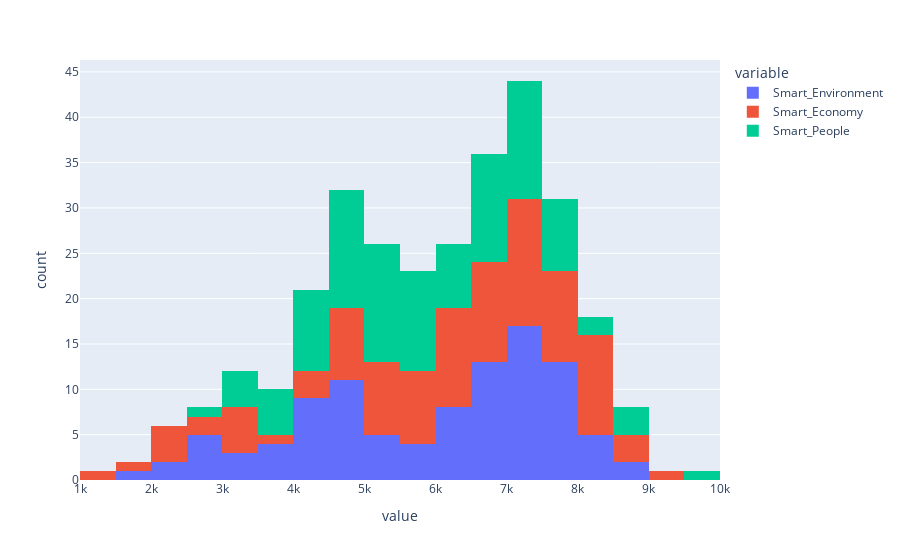

The notebook cell saved with this chart:
### Code cell
px.histogram(indices[["Smart_Environment", "Smart_Economy ", "Smart_People"]])

### Figure 1 — Plotly figure (JSON) as saved in the notebook; plotly's stock layout.template omitted (floating-point values rounded to 4 significant figures)
{"data": [{"alignmentgroup": "True", "bingroup": "x", "hovertemplate": "variable=Smart_Environment<br>value=%{x}<br>count=%{y}<extra></extra>", "legendgroup": "Smart_Environment", "marker": {"color": "#636efa", "pattern": {"shape": ""}}, "name": "Smart_Environment", "offsetgroup": "Smart_Environment", "orientation": "v", "showlegend": true, "type": "histogram", "x": [6512, 6876, 5558, 7920, 7692, 4848, 7608, 8404, 4344, 5224, 8844, 7102, 8296, 8312, 5136, 5224, 7162, 4574, 6140, 5348, 7090, 4712, 4468, 4680, 4366, 7756, 6340, 7298, 8312, 7454, 4800, 7272, 8706, 7090, 8102, 6504, 6458, 6586, 7878, 7570, 6730, 3890, 7650, 5148, 6488, 7514, 7998, 7802, 6746, 6496, 6534, 4148, 3906, 4516, 6624, 4026, 6444, 4974, 4758, 7586, 6696, 5590, 4192, 7524, 5950, 7010, 7252, 6686, 6494, 2108, 7390, 3754, 7480, 3282, 1850, 7314, 7696, 6892, 7224, 7102, 3142, 7284, 3970, 4502, 7466, 4354, 3340, 5620, 7496, 4994, 2962, 6468, 2936, 2076, 6982, 6802, 2772, 4584, 2998, 2908, 4052, 4499], "xaxis": "x", "yaxis": "y"}, {"alignmentgroup": "True", "bingroup": "x", "hovertemplate": "variable=Smart_Economy <br>value=%{x}<br>count=%{y}<extra></extra>", "legendgroup": "Smart_Economy ", "marker": {"color": "#EF553B", "pattern": {"shape": ""}}, "name": "Smart_Economy ", "offsetgroup": "Smart_Economy ", "orientation": "v", "showlegend": true, "type": "histogram", "x": [4565, 4905, 8095, 5580, 4330, 6180, 5415, 5200, 5535, 8935, 6380, 4945, 5980, 5165, 4285, 8590, 5360, 7235, 7130, 7385, 6060, 5885, 6520, 7265, 3310, 6700, 9225, 7510, 6245, 6385, 7060, 6925, 6150, 8440, 4595, 8100, 7950, 6970, 6660, 7345, 8325, 5075, 7600, 8565, 8135, 7020, 7645, 7485, 8400, 5840, 8365, 3410, 2780, 1800, 8175, 3370, 7760, 3025, 2105, 7720, 5490, 4735, 2250, 7495, 5905, 6955, 6470, 8210, 7775, 3325, 7155, 1490, 7795, 7585, 2395, 6890, 6395, 6095, 6815, 7400, 2410, 6925, 6740, 7190, 7305, 6120, 4780, 5745, 7910, 6850, 3950, 5000, 4430, 2720, 6135, 5640, 5030, 7380, 4905, 4515, 8022, 8022], "xaxis": "x", "yaxis": "y"}, {"alignmentgroup": "True", "bingroup": "x", "hovertemplate": "variable=Smart_People<br>value=%{x}<br>count=%{y}<extra></extra>", "legendgroup": "Smart_People", "marker": {"color": "#00cc96", "pattern": {"shape": ""}}, "name": "Smart_People", "offsetgroup": "Smart_People", "orientation": "v", "showlegend": true, "type": "histogram", "x": [8618, 8050, 7098, 5780, 6743, 8465, 8580, 6955, 9695, 6573, 7200, 7558, 7065, 6955, 6703, 5930, 7595, 7498, 7523, 7725, 6040, 7158, 6610, 7123, 7858, 6703, 7285, 7075, 4590, 5398, 6930, 4660, 5650, 4723, 5818, 7050, 6503, 6528, 5208, 5715, 5463, 7305, 4868, 5495, 7105, 6853, 5340, 4908, 4590, 6360, 5293, 4678, 5188, 4158, 6388, 4810, 5500, 7855, 3403, 3425, 6185, 7815, 8635, 4468, 6680, 4920, 6363, 4385, 5425, 5933, 5660, 7860, 5675, 4955, 7125, 5300, 3108, 4280, 3580, 4548, 7260, 5848, 5485, 5503, 4730, 4113, 4385, 3635, 2825, 3560, 5315, 4298, 4423, 3313, 3938, 4618, 4143, 3745, 5183, 5390, 6424, 6200], "xaxis": "x", "yaxis": "y"}], "layout": {"barmode": "relative", "legend": {"title": {"text": "variable"}, "tracegroupgap": 0}, "margin": {"t": 60}, "xaxis": {"anchor": "y", "domain": [0, 1], "title": {"text": "value"}}, "yaxis": {"anchor": "x", "domain": [0, 1], "title": {"text": "count"}}}}
